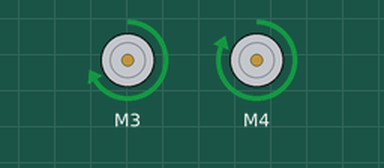
Recording of a sketch running on a simulated Arduino Uno, built with avr-gcc and run on an emulated ATmega328P. On the bench: 2 × DC motor (green arrow = forward, orange = backward, longer = faster). What the sketch prints to the serial monitor is not drawn.

Above: at 1.0 s.
At 3.0 s:
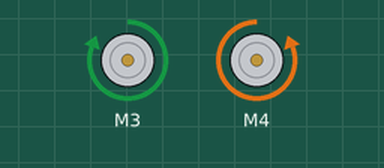
At 5.0 s:
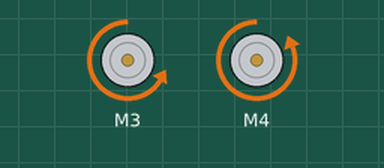
At 9.5 s:
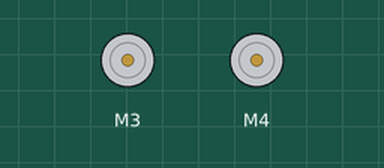
Timing chart, 0 to 14.3 s (numbered marks = the images above):
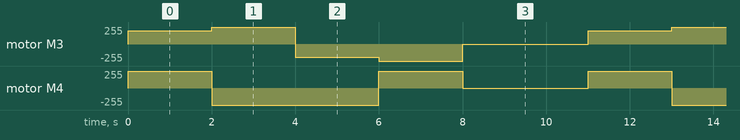

Measured:
- by itself, motor M4: repeats every 11.0 s: backward 255/255 4.0 s, forward 255/255 2.0 s, stopped 3.0 s, forward 255/255 2.0 s
- by itself, motor M3: repeats every 11.0 s: forward 255/255 2.0 s, backward 200/255 2.0 s, backward 255/255 2.0 s, stopped 3.0 s, forward 200/255 2.0 s

The sketch:

Version1.ino
```cpp
#include <AFMotor.h> //header
int set_speed;
// DC motor

AF_DCMotor rear_left(3);
AF_DCMotor rear_right(4);
void go_f(int);
void go_b(int);
void turn_l(int);
void turn_r(int);
void stop_move();

void setup() {

  Serial.begin(9600);           // set up Serial library at 9600 bps

  Serial.println("Motor party!");

  rear_left.setSpeed(set_speed);
  rear_right.setSpeed(set_speed);

  rear_right.run(RELEASE);
  rear_left.run(RELEASE);

}


void loop() {
  set_speed = 255;
  go_f(set_speed);
  delay(2000);

  turn_l(set_speed);
  delay(2000);

  go_b(set_speed);
  delay(2000);

  turn_r(set_speed);
  delay(2000);

  stop_move();
  delay(3000);


}


void go_f(int speed){
  rear_left.setSpeed(speed - 55);
  rear_right.setSpeed(speed);
  rear_right.run(FORWARD);
  rear_left.run(FORWARD);
}

void go_b(int speed){
  rear_left.setSpeed(speed - 55);
  rear_right.setSpeed(speed);
  rear_right.run(BACKWARD);
  rear_left.run(BACKWARD);
}

void turn_l(int speed){
  rear_left.setSpeed(speed);
  rear_right.setSpeed(speed);
  rear_right.run(BACKWARD);
  rear_left.run(FORWARD);
}

void turn_r(int speed){
  rear_left.setSpeed(speed);
  rear_right.setSpeed(speed);
  rear_left.run(BACKWARD);
  rear_right.run(FORWARD);
}

void stop_move(){
  rear_right.run(RELEASE);
  rear_left.run(RELEASE);
}
```
